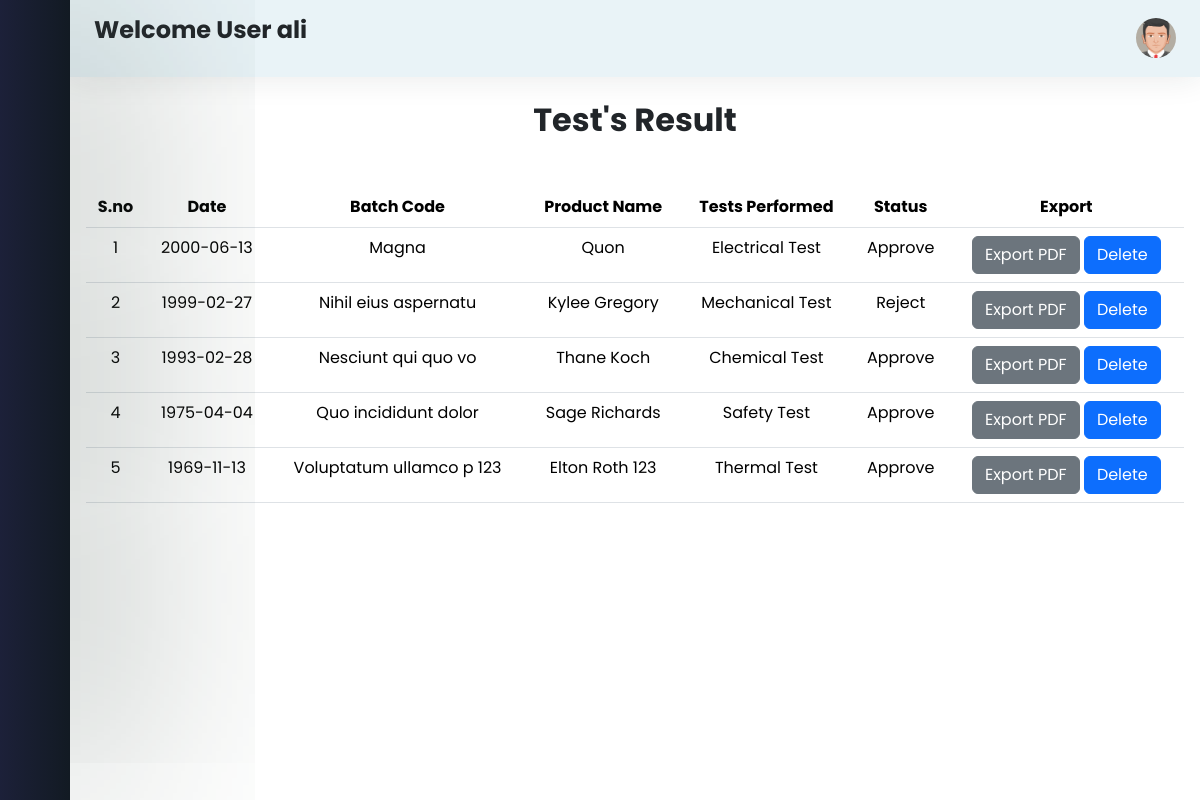
Screenshot of /test_list_user.php (signed in) with the database file from the repository.
### tables this page shows
CREATE TABLE `status` (
  `sno` int(11) NOT NULL,
  `date` varchar(50) NOT NULL,
  `batch_code` varchar(50) NOT NULL,
  `product_name` varchar(50) NOT NULL,
  `test` varchar(50) NOT NULL,
  `status` varchar(50) NOT NULL
);

### test_list_user.php (the view, shortened to what this page needs)
<?php
include('login_config.php');
?>
<!DOCTYPE html>
<html>
<head>
    <link href="https://cdn.lineicons.com/4.0/lineicons.css" rel="stylesheet" />
    <link href="https://cdn.jsdelivr.net/npm/bootstrap@5.3.2/dist/css/bootstrap.min.css" rel="stylesheet"
>
    <link rel="stylesheet" href="https://cdn.datatables.net/2.1.3/css/dataTables.dataTables.min.css">
    <link rel="stylesheet" href="style.css">
</head>
<body>
    <div class="wrapper">
        <aside id="sidebar">
            <div class="d-flex">
                <button class="toggle-btn" type="button">
                </button>
            </div>
            <ul class="sidebar-nav">
                <li class="sidebar-item">
                    <a href="user_dashboard.php" class="sidebar-link">
                    </a>
                </li>
                <li class="sidebar-item">
                    <a href="book_request.php" class="sidebar-link">
                    </a>
                </li>
                <li class="sidebar-item">
                    <a href="test_request_user.php" class="sidebar-link">
                    </a>
                </li>
                <li class="sidebar-item">
                    <a href="test_list_user.php" class="sidebar-link">
                    </a>
                </li>
            </ul>
            <div class="sidebar-footer">
                <a href="logout.php" class="sidebar-link">
                </a>
            </div>
        </aside>
        <div class="main">
            <nav class="navbar navbar-expand px-4 py-3">
                <h3 class="fw-bold fs-4 mb-3">Welcome User <span><?php echo $_SESSION['user_name'] ?></span></h3>
                <div class="navbar-collapse collapse">
                    <ul class="navbar-nav ms-auto">
                        <li class="nav-item dropdown">
                            <a href="#" data-bs-toggle="dropdown" class="nav-icon pe-md-0">
                                <img src="img/admin.png" class="avatar" alt="">
                            </a>
                        </li>
                    </ul>
                </div>
            </nav>
            <main class="content px-3 py-4">
                <h2 class="fw-bold mb-5 text-center">Test's Result</h2>
                <table class="table" id="myTable">
                    <thead>
                        <tr>
                            <th scope="col" class='text-center'>S.no</th>
                            <th scope="col" class='text-center'>Date</th>
                            <th scope="col" class='text-center'>Batch Code</th>
                            <th scope="col" class='text-center'>Product Name</th>
                            <th scope="col" class='text-center'>Tests Performed</th>
                            <th scope="col" class='text-center'>Status</th>
                            <th scope="col" class='text-center'>Export</th>
                        </tr>
                    </thead>
                    <?php
                    $sql = "SELECT * FROM `status` ORDER BY date DESC";
                    $result = mysqli_query($conn, $sql);
                    $sno = 0;
                    while ($row = mysqli_fetch_assoc($result)) {
                        $sno += 1;
                        echo " <tr>
                            <td scope='row' class='text-center'>" . $sno . "</th>
                            <td class='text-center'>" .  $row['date'] .  "</td>
                            <td class='text-center'>" .  $row['batch_code'] .  "</td>
                            <td class='text-center'>" .  $row['product_name'] . "</td>
                            <td class='text-center'>" . $row['test'] .  "</td>
                            <td class='text-center'>" . $row['status'] .  "</td>
                            <td align='center'>
                                <a target='_blank' class='btn btn-secondary' href='pdf.php?sno=$row[sno]'>
                                    Export PDF
                                    </a>
                                <a class='btn btn-primary' href='test_list_user_delete.php?sno=$row[sno]'>
                                    Delete
                                    </a>
							</td>
                            </tr>";
                    }
                    ?>
            </main>
        </div>
    </div>
</body>
</html>

### style.css (style rules this page uses)
a { text-decoration: none; }
li { list-style: none; }
body { font-family: 'Poppins', sans-serif; }
.wrapper { display: flex; }
.main { display: flex; flex-direction: column; min-height: 100vh; width: 100%; overflow: hidden; transition: all 0.35s ease-in-out; background-color: #fff; min-width: 0; }
#sidebar { width: 70px; min-width: 70px; z-index: 1000; transition: all .25s ease-in-out; background-color: #121a23; -webkit-box-shadow: 0px 0px 300px -4px rgba(69, 87, 77, 1); -moz-box-shadow: 0px 0px 300px -4px rgba(69, 87, 77, 1); box-shadow: 0px 0px 300px -4px rgba(69, 87, 77, 1); background-image: linear-gradient(90deg, #775afc1a 0%, #775afc00 100%); display: flex; flex-direction: column; }
.toggle-btn { background-color: transparent; cursor: pointer; border: 0; padding: 1rem 1.5rem; }
.sidebar-nav { padding: 2rem 0; flex: 1 1 auto; }
a.sidebar-link { padding: .625rem 1.625rem; color: #FFF; display: block; font-size: 0.9rem; white-space: nowrap; border-left: 3px solid transparent; }
.sidebar-item { position: relative; }
.navbar { background-color: #c3dfe85d; box-shadow: 0 0 2rem 0 rgba(33, 37, 41, .1); }
.navbar-expand .navbar-collapse { min-width: 200px; }
.avatar { height: 40px; width: 40px; border-radius: 50%; }

### rows the page displays
status: date "2000-06-13", batch_code "Magna", product_name "Quon", test "Electrical Test", status "Approve"
status: date "1999-02-27", batch_code "Nihil eius aspernatu", product_name "Kylee Gregory", test "Mechanical Test", status "Reject"
status: date "1993-02-28", batch_code "Nesciunt qui quo vo", product_name "Thane Koch", test "Chemical Test", status "Approve"
status: date "1975-04-04", batch_code "Quo incididunt dolor", product_name "Sage Richards", test "Safety Test", status "Approve"
status: date "1969-11-13", batch_code "Voluptatum ullamco p 123", product_name "Elton Roth 123", test "Thermal Test", status "Approve"

### other values shown
$_SESSION['user_name'] "ali"
